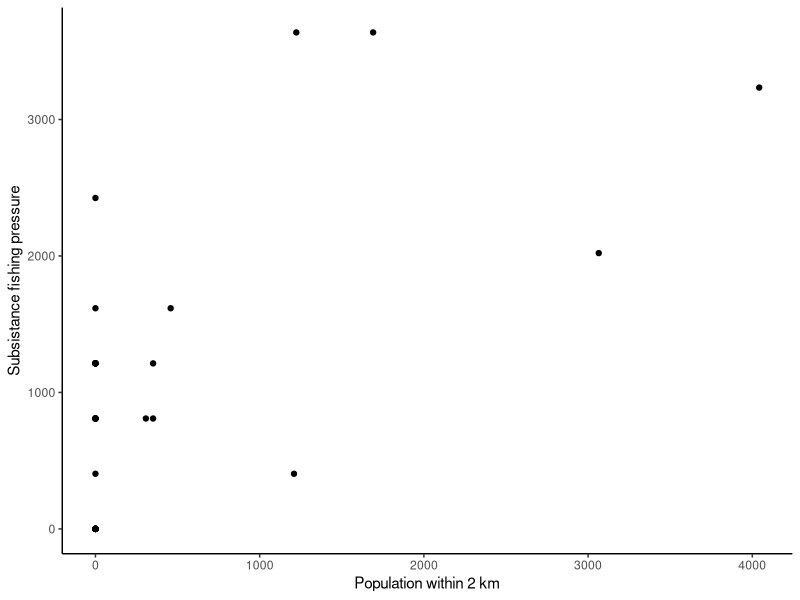

The R script that drew this image:
# this script is to create figure S4


# Load necessary libraries
library(here)
library(ggplot2)

# Load data
sitedata <- read.csv(here::here("data","KI_Monitoring_SiteData_Oct2020.csv")) 

#pdf(file = "figures/S4.pdf", width = 7, height = 5)

ggplot(sitedata, aes(x = Intersect_Pop_2km, y = Fishing_Buffer_10levels_Standardized)) + 
  geom_point(stat = "identity") + 
  labs(x = "Population within 2 km", y = "Subsistance fishing pressure") + 
  theme_classic()

#dev.off()